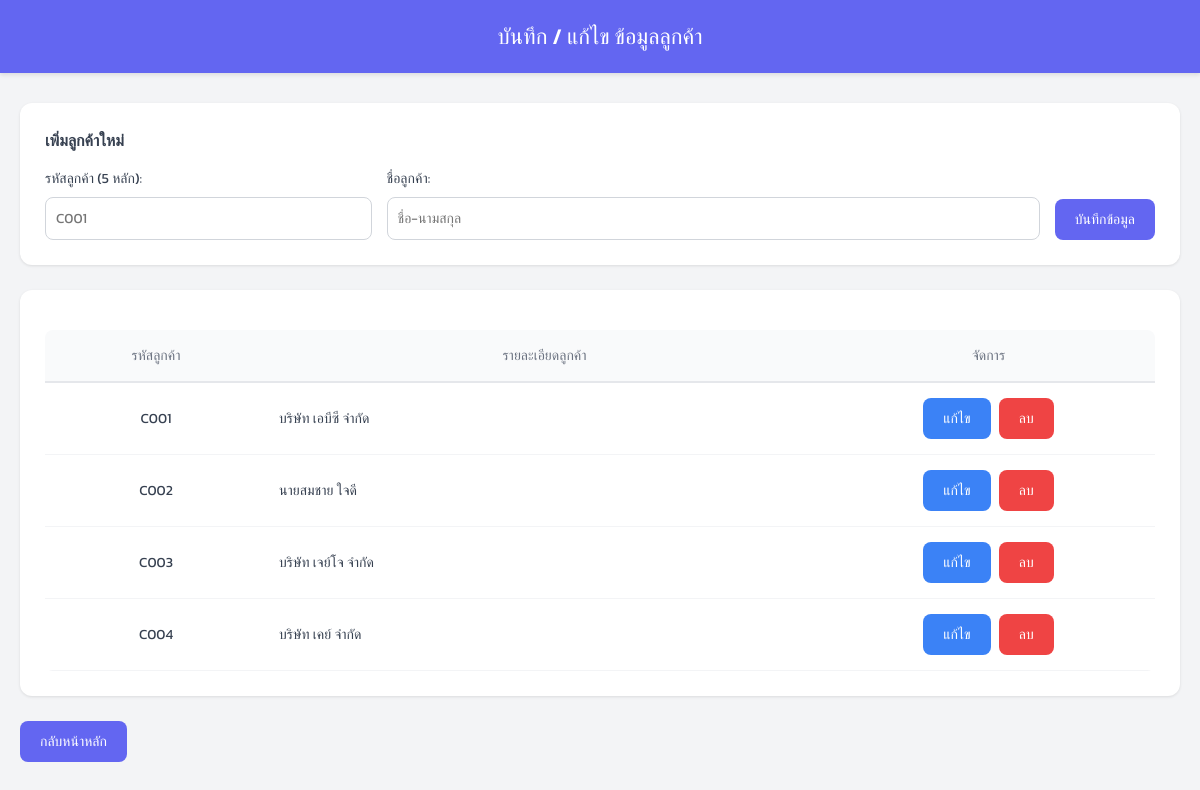
Screenshot of /code/php/customers.php with the database file from the repository.
### tables this page shows
CREATE TABLE `cus_name` (
  `Cus_id` varchar(5) NOT NULL,
  `Cus_name` varchar(30) NOT NULL
);

### code/php/customers.php (the view, shortened to what this page needs)
<?php
include('db.php');
?>
<!DOCTYPE html>
<html lang="th">
<head>
    <link rel="stylesheet" href="../css/style.css">
</head>
<body>
    <div class="header-banner">บันทึก / แก้ไข ข้อมูลลูกค้า</div>
    <div class="container">
        <div class="card">
            <h3 style="margin-top:0; font-size:16px;">เพิ่มลูกค้าใหม่</h3>
            <form method="POST">
                <div style="display: flex; gap: 15px; align-items: flex-end;">
                    <div style="flex: 1;">
                        <label>รหัสลูกค้า (5 หลัก):</label>
                        <input type="text" name="Cus_id" maxlength="5" required placeholder="C001">
                    </div>
                    <div style="flex: 2;">
                        <label>ชื่อลูกค้า:</label>
                        <input type="text" name="Cus_name" maxlength="30" required placeholder="ชื่อ-นามสกุล">
                    </div>
                    <button type="submit" name="save_new" class="btn btn-add">บันทึกข้อมูล</button>
                </div>
            </form>
        </div>
        <div class="card">
            <table>
                <thead>
                    <tr>
                        <th width="20%">รหัสลูกค้า</th>
                        <th width="50%">รายละเอียดลูกค้า</th>
                        <th width="30%">จัดการ</th>
                    </tr>
                </thead>
                <tbody>
                    <?php
                    $result = $conn->query("SELECT * FROM CUS_NAME ORDER BY Cus_id ASC");
                    while($row = $result->fetch_assoc()){
                        echo "<tr>
                            <td>{$row['Cus_id']}</td>
                            <td style='text-align: left;'>{$row['Cus_name']}</td>
                            <td>
                                <button class='btn btn-edit' onclick='openEditModal(\"{$row['Cus_id']}\", \"{$row['Cus_name']}\")'>แก้ไข</button>
                                <button class='btn btn-del' onclick='confirmDelete(\"{$row['Cus_id']}\")' style='margin-left:5px;'>ลบ</button>
                            </td>
                        </tr>";
                    }
                    ?>
                </tbody>
            </table>
        </div>
        <a href="index.php" class="btn btn-edit" style="background-color:#6366f1; color:white;">กลับหน้าหลัก</a>
    </div>
</body>
</html>

### code/css/style.css (style rules this page uses)
:root { --primary-bg: #6366f1; --body-bg: #f3f4f6; --card-bg: #ffffff; --text-dark: #374151; --text-muted: #6b7280; --accent-blue: #3b82f6; --accent-orange: #f59e0b; --success-green: #10b981; --danger-red: #ef4444; }
body { font-family: "Kanit", sans-serif; background-color: var(--body-bg); margin: 0; color: var(--text-dark); }
.header-banner { background-color: var(--primary-bg); color: white; text-align: center; padding: 20px; font-size: 22px; font-weight: 500; box-shadow: 0 2px 4px rgba(0, 0, 0, 0.1); }
.main-content, .container { max-width: 1200px; margin: 30px auto; padding: 0 20px; }
.welcome-card, .card { background: white; padding: 25px; border-radius: 12px; box-shadow: 0 1px 3px rgba(0, 0, 0, 0.1); margin-bottom: 25px; }
table { width: 100%; border-collapse: collapse; margin-top: 15px; background: white; border-radius: 8px; overflow: hidden; }
th { background-color: #f9fafb; color: var(--text-muted); font-weight: 500; padding: 15px 12px; border-bottom: 2px solid #e5e7eb; text-align: center; font-size: 14px; }
td { padding: 15px 12px; border-bottom: 1px solid #f3f4f6; text-align: center; font-size: 14px; }
input[type="text"], input[type="number"], input[type="date"], textarea, select { padding: 10px; border: 1px solid #d1d5db; border-radius: 8px; width: 100%; box-sizing: border-box; font-family: "Kanit", sans-serif; font-size: 14px; }
label { display: block; margin-bottom: 8px; font-weight: 400; color: var(--text-dark); font-size: 14px; }
.btn { padding: 10px 20px; border-radius: 8px; text-decoration: none; cursor: pointer; border: none; font-family: "Kanit", sans-serif; transition: 0.2s; display: inline-flex; align-items: center; justify-content: center; gap: 5px; font-size: 14px; }
.btn-add { background: var(--primary-bg); color: white; }
.btn-edit { background: var(--accent-blue); color: white; }
.btn-del { background: var(--danger-red); color: white; }

### rows the page displays
cus_name: Cus_id "C001", Cus_name "บริษัท เอบีซี จำกัด"
cus_name: Cus_id "C002", Cus_name "นายสมชาย ใจดี"
cus_name: Cus_id "C003", Cus_name "บริษัท เจย์โจ จำกัด"
cus_name: Cus_id "C004", Cus_name "บริษัท เคย์ จำกัด"
